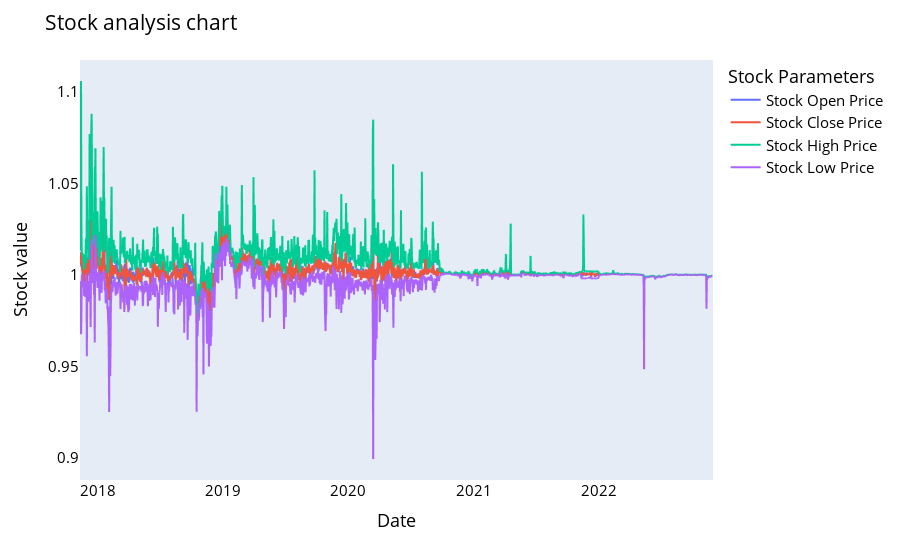

The cell this chart's notebook holds for it:
### Code cell
names = cycle(['Stock Open Price','Stock Close Price','Stock High Price','Stock Low Price'])

fig = px.line(df_usdt, x=df_usdt.Date, y=[df_usdt['Open'], df_usdt['Close'], 
                                          df_usdt['High'], df_usdt['Low']],
             labels={'Date': 'Date','value':'Stock value'})
fig.update_layout(title_text='Stock analysis chart', font_size=15, font_color='black',legend_title_text='Stock Parameters')
fig.for_each_trace(lambda t:  t.update(name = next(names)))
fig.update_xaxes(showgrid=False)
fig.update_yaxes(showgrid=False)

fig.show()

### Figure 1 — Plotly figure (JSON) as saved in the notebook; plotly's stock layout.template omitted (floating-point values rounded to 4 significant figures; data arrays with more than 128 entries replaced by an {"elided": "..."} marker saying what was removed)
{"data": [{"hovertemplate": "variable=Open<br>Date=%{x}<br>Stock value=%{y}<extra></extra>", "legendgroup": "Open", "line": {"color": "#636efa", "dash": "solid"}, "marker": {"symbol": "circle"}, "mode": "lines", "name": "Stock Open Price", "showlegend": true, "type": "scattergl", "x": {"elided": "1847 str values"}, "xaxis": "x", "y": {"elided": "1847 float values"}, "yaxis": "y"}, {"hovertemplate": "variable=Close<br>Date=%{x}<br>Stock value=%{y}<extra></extra>", "legendgroup": "Close", "line": {"color": "#EF553B", "dash": "solid"}, "marker": {"symbol": "circle"}, "mode": "lines", "name": "Stock Close Price", "showlegend": true, "type": "scattergl", "x": {"elided": "1847 str values"}, "xaxis": "x", "y": {"elided": "1847 float values"}, "yaxis": "y"}, {"hovertemplate": "variable=High<br>Date=%{x}<br>Stock value=%{y}<extra></extra>", "legendgroup": "High", "line": {"color": "#00cc96", "dash": "solid"}, "marker": {"symbol": "circle"}, "mode": "lines", "name": "Stock High Price", "showlegend": true, "type": "scattergl", "x": {"elided": "1847 str values"}, "xaxis": "x", "y": {"elided": "1847 float values"}, "yaxis": "y"}, {"hovertemplate": "variable=Low<br>Date=%{x}<br>Stock value=%{y}<extra></extra>", "legendgroup": "Low", "line": {"color": "#ab63fa", "dash": "solid"}, "marker": {"symbol": "circle"}, "mode": "lines", "name": "Stock Low Price", "showlegend": true, "type": "scattergl", "x": {"elided": "1847 str values"}, "xaxis": "x", "y": {"elided": "1847 float values"}, "yaxis": "y"}], "layout": {"font": {"color": "black", "size": 15}, "legend": {"title": {"text": "Stock Parameters"}, "tracegroupgap": 0}, "margin": {"t": 60}, "title": {"text": "Stock analysis chart"}, "xaxis": {"anchor": "y", "domain": [0, 1], "showgrid": false, "title": {"text": "Date"}}, "yaxis": {"anchor": "x", "domain": [0, 1], "showgrid": false, "title": {"text": "Stock value"}}}}
